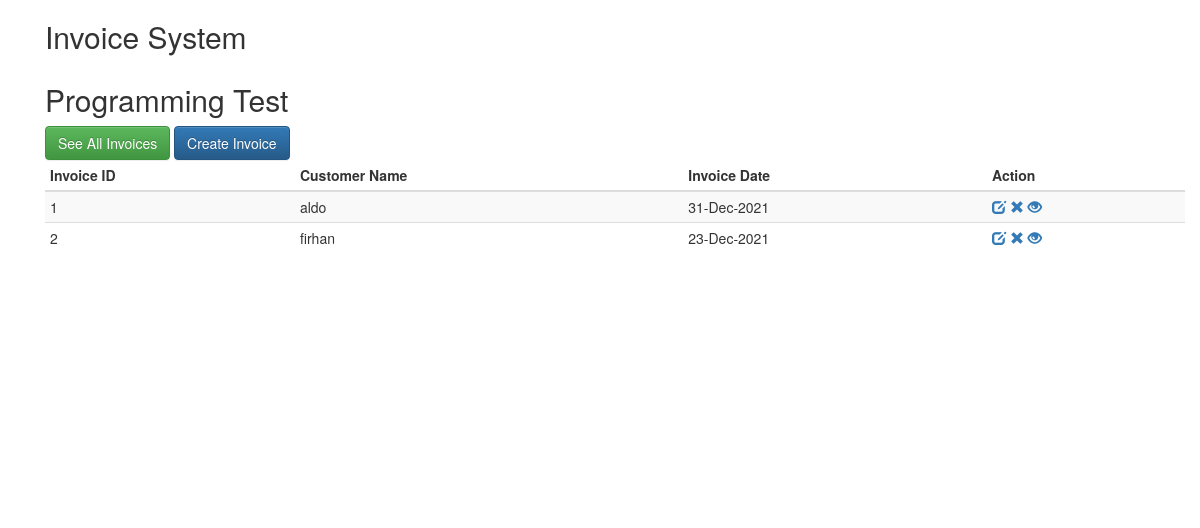
The page / on the database its author committed.
### tables this page shows
CREATE TABLE `invoice_heading` (
  `heading_id` int(11) NOT NULL,
  `invoice_id` int(11) NOT NULL,
  `sender` varchar(150) NOT NULL,
  `sender_address` text NOT NULL,
  `receiver` varchar(150) NOT NULL,
  `receiver_address` text NOT NULL,
  `created_date` timestamp NOT NULL DEFAULT current_timestamp()
);

CREATE TABLE `invoice` (
  `invoice_id` int(11) NOT NULL,
  `subject` varchar(255) NOT NULL,
  `issue_date` timestamp NOT NULL DEFAULT current_timestamp(),
  `due_date` date NOT NULL
);

### Invoice.php (called while the page is built, shortened)
<?php
class Invoice{
	private $host  = 'localhost';
    private $user  = 'root';
    private $password   = "";
    private $database  = "test_esb";
	private $dbConnect = false;
    public function __construct(){
        if(!$this->dbConnect){
            $conn = new mysqli($this->host, $this->user, $this->password, $this->database);
            if($conn->connect_error){
                die("Error failed to connect to MySQL: " . $conn->connect_error);
            }else{
                $this->dbConnect = $conn;
            }
        }
    }
	private function getData($sqlQuery) {
		$result = mysqli_query($this->dbConnect, $sqlQuery);
		$data= array();
		while ($row = mysqli_fetch_array($result, MYSQLI_ASSOC)) {
			$data[]=$row;
		}
		return $data;
	}
	public function getInvoiceList(){
		$sqlQuery = "
			SELECT i.* , ih.receiver FROM invoice i join invoice_heading ih on i.invoice_id = ih.invoice_id";
		return  $this->getData($sqlQuery);
	}
}
?>

### index.php (the view, shortened to what this page needs)
<?php
include('include/header.php');
include 'Invoice.php';
$invoice = new Invoice();
?>
<?php include('include/body.php');?>
	<div class="container">
	  <h2 class="title">Invoice System</h2>
	  <div class="row">
	  	<?php include('menu.php');?>
	  </div>
      <table id="data-table" class="table table-condensed table-striped">
        <thead>
          <tr>
            <th>Invoice ID</th>
            <th>Customer Name</th>
            <th>Invoice Date</th>
            <th>Action</th>
          </tr>
        </thead>
        <?php
		$invoiceList = $invoice->getInvoiceList();
        foreach($invoiceList as $invoiceDetails){
			$invoiceDate = date("d-M-Y", strtotime($invoiceDetails["due_date"]));
            echo '
              <tr>
                <td>'.$invoiceDetails["invoice_id"].'</td>
                <td>'.$invoiceDetails["receiver"].'</td>
                <td>'.$invoiceDate.'</td>
                <td>
                <a href="edit.php?invoice_id='.$invoiceDetails["invoice_id"].'"  title="Edit Invoice"><span class="glyphicon glyphicon-edit"></span></a>
                <a href="#" id="'.$invoiceDetails["invoice_id"].'" class="deleteInvoice"  title="Delete Invoice"><span class="glyphicon glyphicon-remove"></span></a>
                <a href="view.php?invoice_id='.$invoiceDetails["invoice_id"].'" id="'.$invoiceDetails["invoice_id"].'" class=""  title="Delete Invoice"><span class="glyphicon glyphicon-eye-open"></span></a>
                </td>
              </tr>
            ';
        }
        ?>
      </table>
</div>

### rows shown on the page
invoice_heading: invoice.invoice_id "1", receiver "aldo", invoice.due_date "31-Dec-2021"
invoice_heading: invoice.invoice_id "2", receiver "firhan", invoice.due_date "23-Dec-2021"
